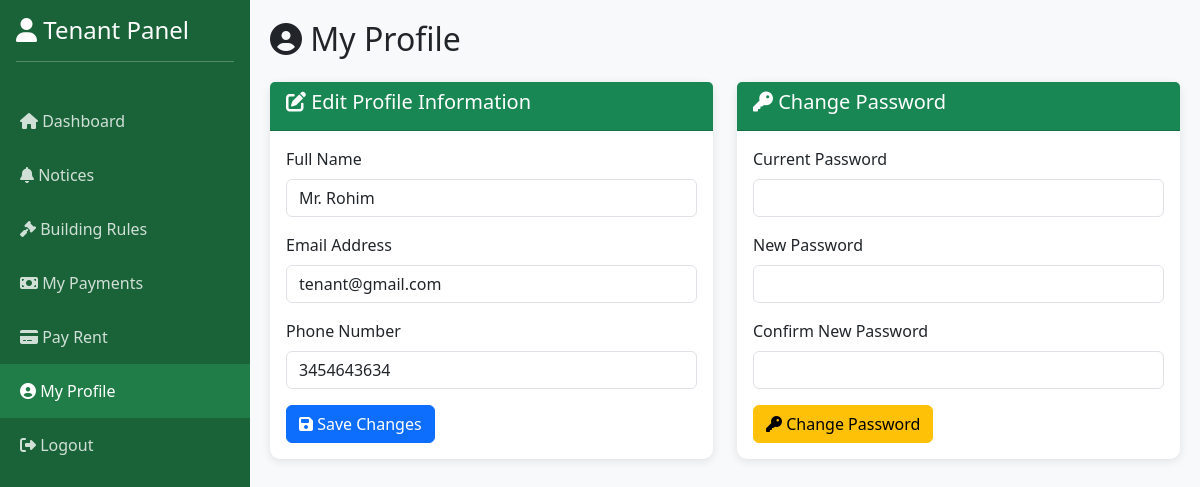
Screenshot of /tenant/profile.php (signed in) with the database file from the repository.
### tables this page shows
CREATE TABLE `tenants` (
  `id` int(11) NOT NULL,
  `floor_id` int(11) NOT NULL,
  `username` varchar(50) NOT NULL,
  `password` varchar(255) NOT NULL,
  `full_name` varchar(100) NOT NULL,
  `email` varchar(100) NOT NULL,
  `phone` varchar(20) DEFAULT NULL,
  `nid_number` varchar(20) DEFAULT NULL,
  `move_in_date` date DEFAULT NULL,
  `status` enum('active','inactive') DEFAULT 'active',
  `created_at` timestamp NOT NULL DEFAULT CURRENT_TIMESTAMP
);

### tenant/profile.php (the view, shortened to what this page needs)
<?php
require_once '../config.php';
$tenant_id = $_SESSION['tenant_id'];
$tenant_query = $conn->query("SELECT * FROM tenants WHERE id = $tenant_id");
$tenant = $tenant_query->fetch_assoc();
?>
<!DOCTYPE html>
<html lang="en">
<head>
    <link href="https://cdn.jsdelivr.net/npm/bootstrap@5.3.0/dist/css/bootstrap.min.css" rel="stylesheet">
    <link rel="stylesheet" href="https://cdnjs.cloudflare.com/ajax/libs/font-awesome/6.4.0/css/all.min.css">
</head>
<body>
    <div class="sidebar">
        <div class="p-3">
            <h4><i class="fas fa-user"></i> Tenant Panel</h4>
            <hr>
        </div>
        <nav class="nav flex-column">
            <a class="nav-link" href="dashboard.php"> <i class="fas fa-home"></i> Dashboard </a>
            <a class="nav-link" href="notices.php"> <i class="fas fa-bell"></i> Notices </a>
            <a class="nav-link" href="rules.php"> <i class="fas fa-gavel"></i> Building Rules </a>
            <a class="nav-link" href="payments.php"> <i class="fas fa-money-bill"></i> My Payments </a>
            <a class="nav-link" href="pay_rent.php"> <i class="fas fa-credit-card"></i> Pay Rent </a>
            <a class="nav-link active" href="profile.php"> <i class="fas fa-user-circle"></i> My Profile </a>
            <a class="nav-link" href="logout.php"> <i class="fas fa-sign-out-alt"></i> Logout </a>
        </nav>
    </div>
    <div class="main-content">
        <h2 class="mb-4"><i class="fas fa-user-circle"></i> My Profile</h2>
        <div class="row">
            <div class="col-md-6">
                <div class="card">
                    <div class="card-header bg-success text-white">
                        <h5><i class="fas fa-edit"></i> Edit Profile Information</h5>
                    </div>
                    <div class="card-body">
                        <form method="POST">
                            <div class="mb-3">
                                <label class="form-label">Full Name</label>
                                <input type="text" name="full_name" class="form-control" value="<?php echo htmlspecialchars($tenant['full_name']); ?>" required>
                            </div>
                            <div class="mb-3">
                                <label class="form-label">Email Address</label>
                                <input type="email" name="email" class="form-control" value="<?php echo htmlspecialchars($tenant['email']); ?>" required>
                            </div>
                            <div class="mb-3">
                                <label class="form-label">Phone Number</label>
                                <input type="text" name="phone" class="form-control" value="<?php echo htmlspecialchars($tenant['phone']); ?>">
                            </div>
                            <button type="submit" name="update_profile" class="btn btn-primary w-40">
                                <i class="fas fa-save"></i> Save Changes
                            </button>
                        </form>
                    </div>
                </div>
            </div>
            <div class="col-md-6">
                <div class="card">
                    <div class="card-header bg-success text-white">
                        <h5><i class="fas fa-key"></i> Change Password</h5>
                    </div>
                    <div class="card-body">
                        <form method="POST">
                            <div class="mb-3">
                                <label class="form-label">Current Password</label>
                                <input type="password" name="current_password" class="form-control" required>
                            </div>
                            <div class="mb-3">
                                <label class="form-label">New Password</label>
                                <input type="password" name="new_password" class="form-control" required>
                            </div>
                            <div class="mb-3">
                                <label class="form-label">Confirm New Password</label>
                                <input type="password" name="confirm_password" class="form-control" required>
                            </div>
                            <button type="submit" name="change_password" class="btn btn-warning w-40">
                                <i class="fas fa-key"></i> Change Password
                            </button>
                        </form>
                    </div>
                </div>
            </div>
        </div>
    </div>
</body>
</html>

### tenant/profile.php (style rules this page uses)
body { background: #f8f9fa; }
.sidebar { min-height: 100vh; background: #1a6339; color: white; position: fixed; width: 250px; }
.sidebar .nav-link { color: rgba(255,255,255,0.8); padding: 15px 20px; transition: all 0.3s; }
.sidebar .nav-link:hover, .sidebar .nav-link.active { background: #207d48; color: white; }
.main-content { margin-left: 250px; padding: 20px; }
.card { border: none; border-radius: 10px; box-shadow: 0 2px 10px rgba(0,0,0,0.1); }

### rows the page displays
tenants: full_name "Mr. Rohim", email "tenant@gmail.com", phone "3454643634"
